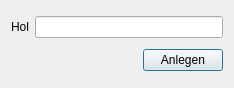
<?xml version="1.0" encoding="UTF-8"?>
<ui version="4.0">
 <class>dlg_New_Haul</class>
 <widget class="QDialog" name="dlg_New_Haul">
  <property name="geometry">
   <rect>
    <x>0</x>
    <y>0</y>
    <width>234</width>
    <height>88</height>
   </rect>
  </property>
  <property name="windowTitle">
   <string>Station anlegen</string>
  </property>
  <layout class="QGridLayout" name="gridLayout">
   <item row="1" column="2">
    <widget class="QPushButton" name="btn_ok">
     <property name="text">
      <string>Anlegen</string>
     </property>
    </widget>
   </item>
   <item row="0" column="0">
    <widget class="QLabel" name="label_2">
     <property name="text">
      <string>Hol</string>
     </property>
    </widget>
   </item>
   <item row="0" column="1" colspan="2">
    <widget class="QLineEdit" name="edt_haul"/>
   </item>
   <item row="1" column="1">
    <spacer name="horizontalSpacer">
     <property name="orientation">
      <enum>Qt::Horizontal</enum>
     </property>
     <property name="sizeHint" stdset="0">
      <size>
       <width>71</width>
       <height>20</height>
      </size>
     </property>
    </spacer>
   </item>
  </layout>
 </widget>
 <resources/>
 <connections/>
</ui>
